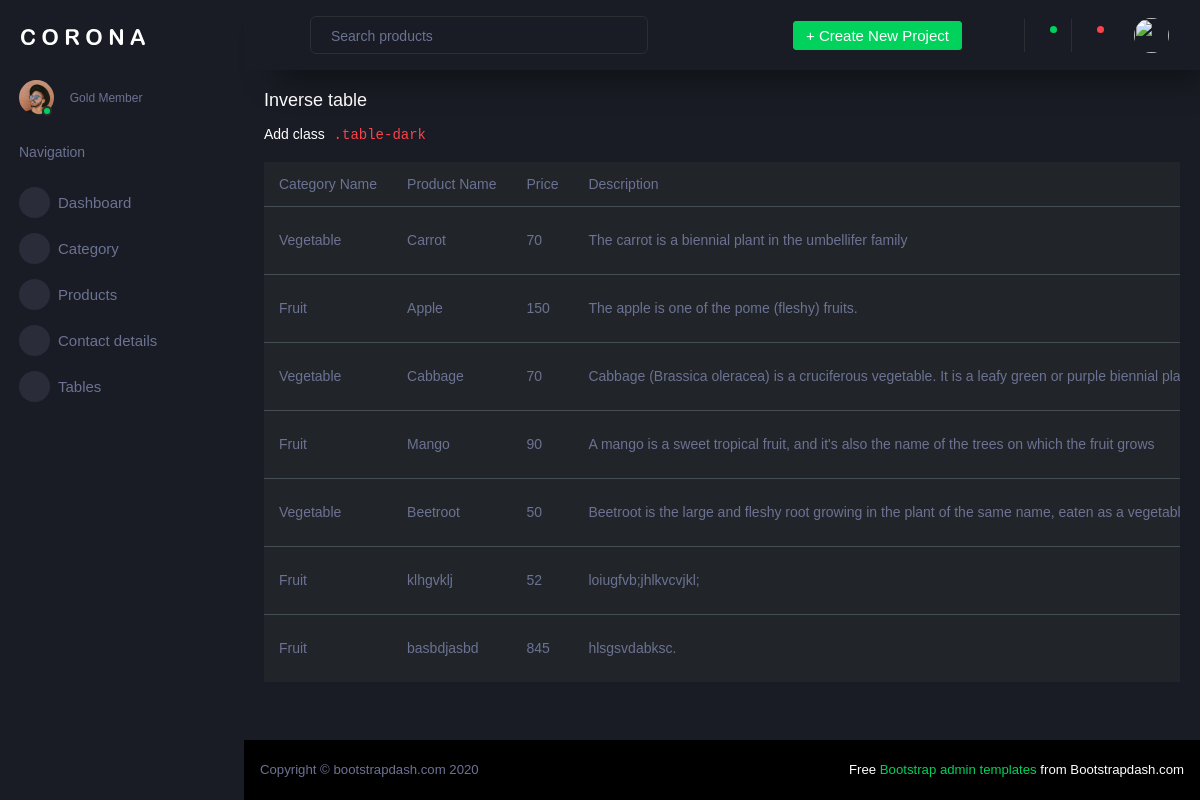
The app's page /Backend/prodispaly/ with its own data.
### Backend/models.py (models this page shows)
class prod_db(models.Model):
    Cname = models.CharField(max_length=100,null=True,blank=True)
    Pname = models.CharField(max_length=100,null=True,blank=True)
    Price = models.IntegerField(null=True,blank=True)
    Descp = models.CharField(max_length=100,null=True,blank=True)
    Imges = models.ImageField(upload_to="proImages",null=True,blank=True)

### Backend/views.py (the view)
# urls.py: path('prodispaly/',views.prodispaly,name="prodispaly"),
def prodispaly(req):
    prod = prod_db.objects.all()
    return render(req,"proddisplay.html",{'prod':prod})

### Backend/templates/proddisplay.html (shortened to what this page needs)
<!DOCTYPE html>
{% extends 'index.html' %}
{% block content %}
<html lang="en">
<head>
</head>
<body>
<div class="card-body">
                    <h4 class="card-title">Inverse table</h4>
                    <p class="card-description"> Add class <code>.table-dark</code>
                    </p>
                    <div class="table-responsive">
                      <table class="table table-dark">
                        <thead>
                          <tr>
                            <th> Category Name </th>
                            <th> Product Name </th>
                            <th> Price </th>
                            <th> Description </th>
                          </tr>
                        </thead>
                        <tbody>
                        {% for i in prod %}
                            <tr>
                                <td>{{i.Cname}}</td>
                                <td>{{i.Pname}}</td>
                                <td>{{i.Price}}</td>
                                <td>{{i.Descp}}</td>
                            </tr>
                        {% endfor %}
                        </tbody>
                      </table>
                    </div>
                  </div>
</body>
</html>
{% endblock %}

### records on screen
prod_db: Cname "Vegetable", Pname "Carrot", Price "70", Descp "The carrot is a biennial plant in the umbellifer family"
prod_db: Cname "Fruit", Pname "Apple", Price "150", Descp "The apple is one of the pome (fleshy) fruits."
prod_db: Cname "Vegetable", Pname "Cabbage", Price "70", Descp "Cabbage (Brassica oleracea) is a cruciferous vegetable. It is a leafy green or purple biennial…"
prod_db: Cname "Fruit", Pname "Mango", Price "90", Descp "A mango is a sweet tropical fruit, and it's also the name of the trees on which the fruit grows"
prod_db: Cname "Vegetable", Pname "Beetroot", Price "50", Descp "Beetroot is the large and fleshy root growing in the plant of the same name, eaten as a…"
prod_db: Cname "Fruit", Pname "klhgvklj", Price "52", Descp "loiugfvb;jhlkvcvjkl;"
prod_db: Cname "Fruit", Pname "basbdjasbd", Price "845", Descp "hlsgsvdabksc."
